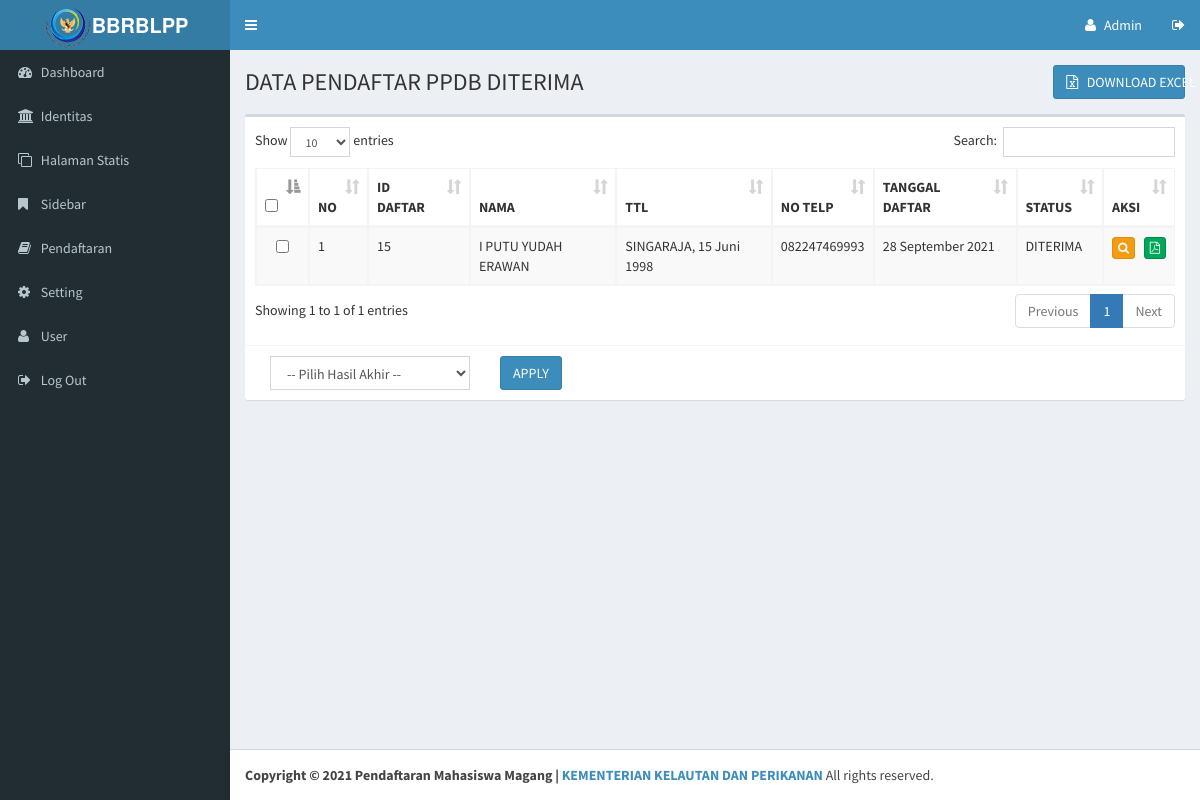
/adminppdbyashika/main.php?module=pendaftarditerima (signed in), run on the app's committed database.
### tables this page shows
CREATE TABLE `siswa` (
  `id_siswa` int(11) NOT NULL,
  `nm_siswa` varchar(150) NOT NULL,
  `jk` enum('L','P') NOT NULL,
  `tmp_lahir` varchar(100) NOT NULL,
  `tgl_lahir` date NOT NULL,
  `agama` int(2) NOT NULL,
  `anak_ke` int(2) NOT NULL,
  `jml_sdr` int(2) NOT NULL,
  `alamat` varchar(100) NOT NULL,
  `rt` varchar(4) NOT NULL,
  `rw` varchar(4) NOT NULL,
  `kelurahan` varchar(50) NOT NULL,
  `kecamatan` varchar(100) NOT NULL,
  `kabupaten` varchar(100) NOT NULL,
  `kodepos` varchar(7) NOT NULL,
  `hp` varchar(15) NOT NULL,
  `email` varchar(50) NOT NULL,
  `tmp_tinggal` varchar(25) NOT NULL,
  `nm_sekolah` varchar(100) NOT NULL,
  `alamat_sekolah` varchar(150) NOT NULL,
  `nisn` varchar(50) NOT NULL,
  `nm_ayah` varchar(100) NOT NULL,
  `tmp_lahir_ayah` varchar(50) NOT NULL,
  `tgl_lahir_ayah` date NOT NULL,
  `alamat_ayah` varchar(100) NOT NULL,
  `pekerjaan_ayah` int(2) NOT NULL,
  `instansi_ayah` varchar(100) NOT NULL,
  `penghasilan_ayah` int(9) NOT NULL,
  `pendidikan_ayah` int(2) NOT NULL,
  `org_ayah` varchar(100) NOT NULL,
  `jbt_ayah` varchar(100) NOT NULL,
  `hp_ayah` varchar(25) NOT NULL,
  `email_ayah` varchar(50) NOT NULL,
  `nm_ibu` varchar(100) NOT NULL,
  `tmp_lahir_ibu` varchar(50) NOT NULL,
  `tgl_lahir_ibu` date NOT NULL,
  `alamat_ibu` varchar(100) NOT NULL,
  `pekerjaan_ibu` int(2) NOT NULL,
  `instansi_ibu` varchar(100) NOT NULL,
  `penghasilan_ibu` int(9) NOT NULL,
  `pendidikan_ibu` int(2) NOT NULL,
  `org_ibu` varchar(50) NOT NULL,
  `jbt_ibu` varchar(50) NOT NULL,
  `hp_ibu` varchar(25) NOT NULL,
  `email_ibu` varchar(50) NOT NULL,
  `nm_wali` varchar(100) NOT NULL,
  `tmp_lahir_wali` varchar(50) NOT NULL,
  `tgl_lahir_wali` date NOT NULL,
  `alamat_wali` varchar(100) NOT NULL,
  `pekerjaan_wali` int(2) NOT NULL,
  `instansi_wali` varchar(50) NOT NULL,
  `penghasilan_wali` int(9) NOT NULL,
  `pendidikan_wali` int(2) NOT NULL,
  `org_wali` varchar(50) NOT NULL,
  `jbt_wali` varchar(50) NOT NULL,
  `hp_wali` varchar(25) NOT NULL,
  `email_wali` varchar(50) NOT NULL,
  `status` varchar(25) NOT NULL,
  `tgl_daftar` datetime NOT NULL,
  `ip` varchar(50) NOT NULL,
  `file` varchar(100) NOT NULL
);

### config/library.php (called while the page is built, shortened)
<?php
function tgl_indo($tgl){
	$tanggal = substr($tgl,8,2);
	$bulan   = ambilbulan(substr($tgl,5,2));
	$tahun   = substr($tgl,0,4);
	return $tanggal.' '.$bulan.' '.$tahun;
}
function ambilbulan($bln){
  if ($bln=="01") return "Januari";
  elseif ($bln=="02") return "Februari";
  elseif ($bln=="03") return "Maret";
  elseif ($bln=="04") return "April";
  elseif ($bln=="05") return "Mei";
  elseif ($bln=="06") return "Juni";
  elseif ($bln=="07") return "Juli";
  elseif ($bln=="08") return "Agustus";
  elseif ($bln=="09") return "September";
  elseif ($bln=="10") return "Oktober";
  elseif ($bln=="11") return "November";
  elseif ($bln=="12") return "Desember";
}
?>

### adminppdbyashika/modul/mod_pendaftaran/pendaftaran_diterima.php (the view, shortened to what this page needs)
<?php
if (empty($_SESSION['namauser']) AND empty($_SESSION['passuser'])){
	echo "<script>alert('Untuk mengakses modul, Anda harus login dulu.'); window.location = 'index.php'</script>";
}
else{
	$aksi = "modul/mod_pendaftaran/aksi_pendaftaran.php";
?>
	<section class="content-header">
		<div class="row">
			<div class="col-xs-6">
				<span style="font-size:24px;">DATA PENDAFTAR PPDB DITERIMA</span>
			</div>
			<div class="col-xs-2 pull-right"><a href="<?php echo $aksi; ?>?module=pendaftaran&act=export-excel" class="btn btn-block btn-primary"><i class="fa fa-file-excel-o"></i> &nbsp; DOWNLOAD EXCEL</a></div>
		</div>
	</section>
	<section class="content">
		<div class="row">
		<div class="col-xs-12">
			<div class="box">
				<div class="box-body">
				  <form method="post" action="<?php echo $aksi; ?>?module=pendaftaran&act=ubahstatus">
					<table id="pendaftarandata" class="table table-bordered table-striped">
						<thead>
							<tr>
								<th><input type="checkbox" class="minimal" id="checkAll"></th>
								<th>NO</th>
								<th>ID DAFTAR</th>
								<th>NAMA</th>
								<th>TTL</th>
								<th>NO TELP</th>
								<th>TANGGAL DAFTAR</th>
								<th>STATUS</th>
								<th>AKSI</th>
							</tr>
						</thead>
						<tbody>
							<?php
							$mySql 	= "SELECT * FROM siswa, agama WHERE siswa.agama=agama.id_agama AND status='DITERIMA' ORDER BY id_siswa DESC";
							$myQry 	= mysqli_query($colok, $mySql);
							$nomor  = 0;
							while($myData = mysqli_fetch_array($myQry)) {
								$nomor++;
							?>
								<tr>
									<td class="text-center"><input type="checkbox" class="minimal" id="cek[]" name="cek[]" value="<?php echo $myData['id_siswa']; ?>" /></td>
									<td><?php echo $nomor; ?></td>
									<td><?php echo $myData['id_siswa']; ?></td>
									<td><?php echo $myData['nm_siswa']; ?></td>
									<td><?php echo $myData['tmp_lahir'].", ".tgl_indo($myData['tgl_lahir']); ?></td>
									<td><?php echo $myData['hp']; ?></td>
									<td><?php echo tgl_indo($myData['tgl_daftar']); ?></td>
									<td><?php echo $myData['status']; ?></td>
									<td class="text-center">
										<a class="btn btn-warning btn-xs" alt="Lihat Data" title="Lihat Data" data-toggle="modal" data-target="#myModal<?php echo $myData['id_siswa']; ?>"><i class="fa fa-search"></i></a> &nbsp;
										<a href="../bukti-pendaftaran/<?php echo $myData['file']; ?>" class="btn btn-success btn-xs" target="_blank" alt="PDF File" title="PDF File"><i class="fa fa-file-pdf-o"></i></a>
									</td>
								</tr>
							<?php
							}
							?>
						</tbody>
					</table>
				</div>
				<div class="box-footer">
					<div class="col-sm-3">
						<select name="statuspendaftaran" id="statuspendaftaran" class="form-control">
							<option>-- Pilih Hasil Akhir --</option>
						</select>
					</div>
					<div class="col-sm-1">
						<input name="applystatuspendaftaran" id="applystatuspendaftaran" type="submit" class="btn btn-primary" value="APPLY" />
					</div>
				</div>
			</div>
		</div>
		</div>
	</section>
<?php
}
?>

### data on the page
siswa: id_siswa "15", nm_siswa "I PUTU YUDAH ERAWAN", tmp_lahir "SINGARAJA", tgl_lahir "15 Juni 1998", hp "082247469993", tgl_daftar "28 September 2021", status "DITERIMA"
